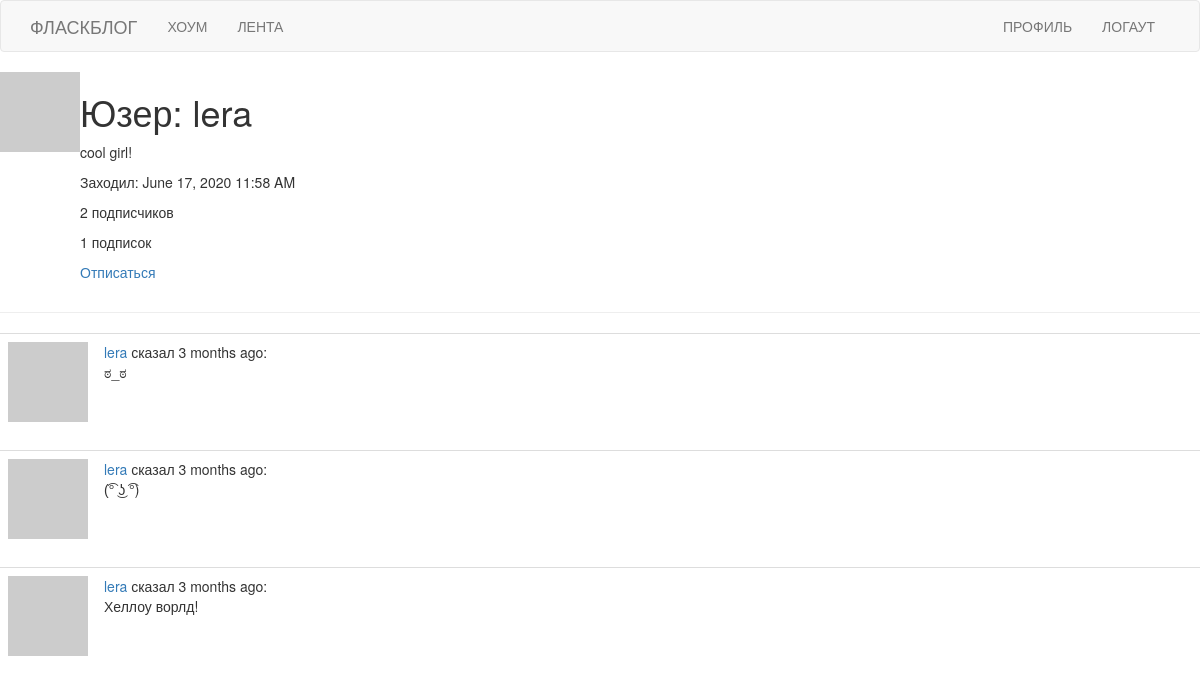
The page /user/lera (signed in) on the database its author committed.
### app/models.py (models this page shows, shortened)
class User(UserMixin, db.Model):
    id = db.Column(db.Integer, primary_key=True)
    username = db.Column(db.String(64), index=True, unique=True)
    email = db.Column(db.String(120), index=True, unique=True)
    password_hash = db.Column(db.String(128))
    about_me = db.Column(db.String(140))
    last_seen = db.Column(db.DateTime, default=datetime.utcnow)
    posts = db.relationship('Post', backref='author', lazy='dynamic')
    followed = db.relationship(
        'User', secondary=followers,
        primaryjoin=(followers.c.follower_id == id),
        secondaryjoin=(followers.c.followed_id == id),
        backref=db.backref('followers', lazy='dynamic'), lazy='dynamic')
    def avatar(self, size):
        digest = md5(self.email.lower().encode('utf-8')).hexdigest()
        return 'https://www.gravatar.com/avatar/{}?d=identicon&s={}'.format(digest, size)
    """Подписка"""
    """Отписка"""
    """Проверка на подписку"""
    def is_following(self, user):
        return self.followed.filter(followers.c.followed_id == user.id).count() > 0
    """Лента"""
    '''Запрос токена на восстановление пароля'''
    '''Верификация токена на восстановление пароля'''

class Post(db.Model):
    id = db.Column(db.Integer, primary_key=True)
    body = db.Column(db.String(140))
    timestamp = db.Column(db.DateTime, index=True, default=datetime.utcnow)
    user_id = db.Column(db.Integer, db.ForeignKey('user.id'))

### app/routes.py (the view)
@app.route('/user/<username>')
@login_required
def user(username):
    user = User.query.filter_by(username=username).first_or_404()
    page= request.args.get('page', 1, type=int)
    posts = user.posts.order_by(Post.timestamp.desc()).paginate(page, app.config['POST_PER_PAGE'], False)
    next_url = url_for('user', username=user.username, page=posts.next_num) if posts.has_next else None
    prev_url = url_for('user', username=user.username, page=posts.prev_num) if posts.has_prev else None
    form = EmptyForm
    return render_template('user.html', user=user, posts=posts.items,
                           next_url=next_url, prev_url=prev_url, form=form)

### app/models.py (called while the page is built)
@login.user_loader
def load_user(id):
    return User.query.get(int(id))

### app/routes.py (called while the page is built)
@app.before_request
def before_request():
    if current_user.is_authenticated:
        current_user.last_seen = datetime.utcnow()
        db.session.commit()

### app/templates/user.html (shortened to what this page needs)
{% extends "base.html" %}
{% block content %}
    <table>
        <tr valign="top">
            <td><img src="{{ user.avatar(128) }}"></td>
            <td>
                <h1> Юзер: {{ user.username }}</h1>
                {% if user.about_me %}
                <p>
                    {{ user.about_me }}
                </p>
                {% endif %}
                {% if user.last_seen %}
                <p>
                    Заходил: {{ moment(user.last_seen).format('LLL') }}
                </p>
                {% endif %}
                <p>
                    {{ user.followers.count() }} подписчиков
                </p>
                <p>
                    {{ user.followed.count() }} подписок
                </p>
                {% if user == current_user %}
                <p>
                    <a href="{{ url_for('edit_profile') }}">Редактировать профиль</a>
                </p>
                {% elif not current_user.is_following(user) %}
                <p>
                    <a href="{{ url_for('follow', username=user.username) }}">Подписаться</a>
                </p>
                {% else %}
                <p>
                    <a href="{{ url_for('unfollow', username=user.username) }}">Отписаться</a>
                </p>
                {% endif %}
            </td>
        </tr>
    </table>
    <hr>
    {% for post in posts %}
        {% include '_post.html' %}
    {% endfor %}
{% endblock %}

### app/templates/_post.html
<table class="table table-hover">
    <tr>
        <td width="70px">
            <a href="{{ url_for('user', username=post.author.username) }}">
                <img src="{{ post.author.avatar(70) }}" />
            </a>
        </td>
        <td>
            <a href="{{ url_for('user', username=post.author.username) }}">
                {{ post.author.username }}
            </a>
            сказал {{ moment(post.timestamp).fromNow() }}:
            <br>
            {{ post.body }}
        </td>
    </tr>
</table>

### rows shown on the page
User: username "lera", about_me "cool girl!", last_seen "June 17, 2020 11:58 AM"
Post: author.username "lera", timestamp "3 months ago", body "ಠ_ಠ"
Post: author.username "lera", timestamp "3 months ago", body "(͡° ͜ʖ ͡°)"
Post: author.username "lera", timestamp "3 months ago", body "Хеллоу ворлд!"

### other values the page prints
{{ user.followers.count() }} "2"
{{ user.followed.count() }} "1"
